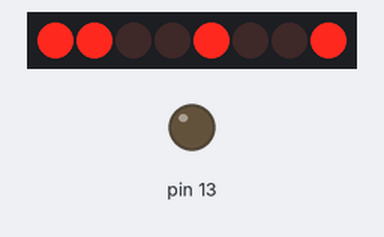
A sketch run on a simulated Arduino Uno, built with avr-gcc and run on an emulated ATmega328P. On the bench: 8 port-expander outputs drawn as a row of LEDs (first output left, lit = HIGH), output pins drawn as LEDs (lit = HIGH). Wiring (inferred from the names in the program): PCF8574 port expander at I2C address 0x3E. Wiring (inferred from the signals the program sends): row of LEDs: on Q0, Q1, Q2, Q3, Q4, Q5, Q6, Q7.

Above: at 0.1 s.
At 0.59 s:
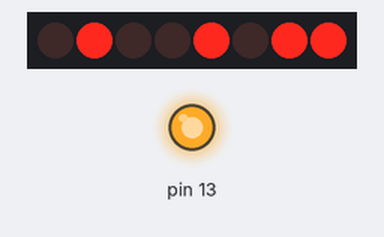
At 38.9 s:
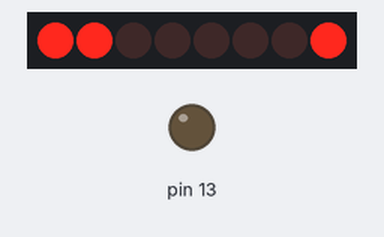
Timing chart, 0 to 40.0 s (numbered marks = the images above):
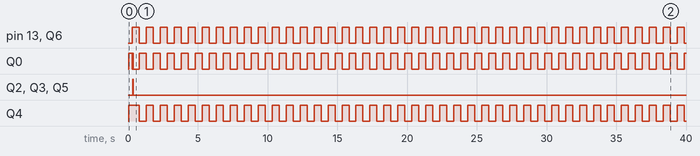

Measured:
- by itself, pin 13, Q4, Q6: alternates HIGH for 0.50 s and LOW for 0.50 s
- by itself, Q0: goes LOW 0.02 s, HIGH 0.04 s, 39 × (LOW 0.44 s, HIGH 0.50 s), LOW 0.50 s, then HIGH
- by itself, Q2, Q3, Q5: LOW → HIGH at 0.34 s, → LOW 0.04 s later

The sketch:

Arduino_SC1602_I2C.ino
```cpp
#include "LiquidCrystalI2C.h"
#include <Wire.h>

LiquidCrystalI2C lcd;

void setup()
{
  // put your setup code here, to run once:
  lcd.begin(16, 2);
  lcd.setCursor(0, 0);
  lcd.print("SimpleDriver");
  lcd.setCursor(0, 1);
  lcd.print(" Test 0123456789");

  pinMode(13, OUTPUT);
}

void loop()
{
  lcd.setCursor(5, 1);
  lcd.print("-");
  digitalWrite(13, HIGH);   // turn the LED on (HIGH is the voltage level)
  delay(500);               // wait for a second

  lcd.setCursor(5, 1);
  lcd.print("|");
  digitalWrite(13, LOW);    // turn the LED off by making the voltage LOW
  delay(500);               // wait for a second
}
```

LiquidCrystalI2C.cpp
```cpp
#include "LiquidCrystalI2C.h"

#include <stdio.h>
#include <string.h>
#include <inttypes.h>
#include "Arduino.h"

LiquidCrystalI2C::LiquidCrystalI2C()
{
}

void LiquidCrystalI2C::begin(uint8_t cols, uint8_t lines, uint8_t dotsize)
{
    Wire.begin();

    _displayfunction = LCD_8BITMODE | LCD_1LINE | dotsize | 0;
    if (lines > 1)
    {
        _displayfunction |= LCD_2LINE;
    }

    _displaycontrol = LCD_DISPLAYON | LCD_CURSOROFF | LCD_BLINKOFF;
    _displaymode = LCD_ENTRYLEFT | LCD_ENTRYSHIFTDECREMENT;
    _numlines = lines;

    setRowOffsets(0x00, 0x40, 0x00 + cols, 0x40 + cols);

    delay(50);

    command(LCD_FUNCTIONSET | _displayfunction);  // Function set

    command(LCD_FUNCTIONSET | _displayfunction | 0x01);  // Function set

    command(0x14);  // Internal OSC frequency

    command(0x70);  // Contrast set

    command(0x56);  // Power / ICON / Contrast control

    command(0x6C);  // Follower control
    delay(250);

    command(LCD_FUNCTIONSET | _displayfunction);  // Function set

    command(LCD_DISPLAYCONTROL | _displaycontrol);  // Display ON/OFF control

    clear();

    command(LCD_ENTRYMODESET | _displaymode);
}

void LiquidCrystalI2C::setRowOffsets(int row0, int row1, int row2, int row3)
{
    _row_offsets[0] = row0;
    _row_offsets[1] = row1;
    _row_offsets[2] = row2;
    _row_offsets[3] = row3;
}

/********** high level commands, for the user! */
void LiquidCrystalI2C::clear()
{
    command(LCD_CLEARDISPLAY);  // clear display, set cursor position to zero
    delayMicroseconds(2000);  // this command takes a long time!
}

void LiquidCrystalI2C::home()
{
    command(LCD_RETURNHOME);  // set cursor position to zero
    delayMicroseconds(2000);  // this command takes a long time!
}

void LiquidCrystalI2C::setCursor(uint8_t col, uint8_t row)
{
    const size_t max_lines = sizeof(_row_offsets) / sizeof(*_row_offsets);
    if ( row >= max_lines )
    {
        row = max_lines - 1;    // we count rows starting w/0
    }
    if ( row >= _numlines )
    {
        row = _numlines - 1;    // we count rows starting w/0
    }

    command(LCD_SETDDRAMADDR | (col + _row_offsets[row]));
}

// Turn the display on/off (quickly)
void LiquidCrystalI2C::noDisplay()
{
    _displaycontrol &= ~LCD_DISPLAYON;
    command(LCD_DISPLAYCONTROL | _displaycontrol);
}
void LiquidCrystalI2C::display()
{
    _displaycontrol |= LCD_DISPLAYON;
    command(LCD_DISPLAYCONTROL | _displaycontrol);
}

// Turns the underline cursor on/off
void LiquidCrystalI2C::noCursor()
{
    _displaycontrol &= ~LCD_CURSORON;
    command(LCD_DISPLAYCONTROL | _displaycontrol);
}
void LiquidCrystalI2C::cursor()
{
    _displaycontrol |= LCD_CURSORON;
    command(LCD_DISPLAYCONTROL | _displaycontrol);
}

// Turn on and off the blinking cursor
void LiquidCrystalI2C::noBlink()
{
    _displaycontrol &= ~LCD_BLINKON;
    command(LCD_DISPLAYCONTROL | _displaycontrol);
}
void LiquidCrystalI2C::blink()
{
    _displaycontrol |= LCD_BLINKON;
    command(LCD_DISPLAYCONTROL | _displaycontrol);
}

// These commands scroll the display without changing the RAM
void LiquidCrystalI2C::scrollDisplayLeft(void)
{
    command(LCD_CURSORSHIFT | LCD_DISPLAYMOVE | LCD_MOVELEFT);
}
void LiquidCrystalI2C::scrollDisplayRight(void)
{
    command(LCD_CURSORSHIFT | LCD_DISPLAYMOVE | LCD_MOVERIGHT);
}

// This is for text that flows Left to Right
void LiquidCrystalI2C::leftToRight(void)
{
    _displaymode |= LCD_ENTRYLEFT;
    command(LCD_ENTRYMODESET | _displaymode);
}

// This is for text that flows Right to Left
void LiquidCrystalI2C::rightToLeft(void)
{
    _displaymode &= ~LCD_ENTRYLEFT;
    command(LCD_ENTRYMODESET | _displaymode);
}

// This will 'right justify' text from the cursor
void LiquidCrystalI2C::autoscroll(void)
{
    _displaymode |= LCD_ENTRYSHIFTINCREMENT;
    command(LCD_ENTRYMODESET | _displaymode);
}

// This will 'left justify' text from the cursor
void LiquidCrystalI2C::noAutoscroll(void)
{
    _displaymode &= ~LCD_ENTRYSHIFTINCREMENT;
    command(LCD_ENTRYMODESET | _displaymode);
}

// Allows us to fill the first 8 CGRAM locations with custom characters
void LiquidCrystalI2C::createChar(uint8_t location, uint8_t charmap[])
{
    location &= 0x7; // we only have 8 locations 0-7
    command(LCD_SETCGRAMADDR | (location << 3));
    for (int i=0; i<8; i++)
    {
        write(charmap[i]);
    }
}

/*********** mid level commands, for sending data/cmds */

inline void LiquidCrystalI2C::command(uint8_t value)
{
    send(value, LOW);
}

inline size_t LiquidCrystalI2C::write(uint8_t value)
{
    send(value, HIGH);
    return 1; // assume sucess
}

/************ low level data pushing commands **********/

// write either command or data, with automatic 4/8-bit selection
void LiquidCrystalI2C::send(uint8_t value, uint8_t mode)
{
    Wire.beginTransmission(0x7C>>1);
    if( mode == LOW )
    {
        Wire.write( 0x00 );
    }
    else
    {
        Wire.write( 0xC0 );
    }
    Wire.write( value );
    Wire.endTransmission();
    delayMicroseconds(50);
}
```

LiquidCrystalI2C.h
```cpp
#ifndef LiquidCrystalI2C_h
#define LiquidCrystalI2C_h

#include <inttypes.h>
#include "Print.h"
#include "Wire.h"

// commands
#define LCD_CLEARDISPLAY 0x01
#define LCD_RETURNHOME 0x02
#define LCD_ENTRYMODESET 0x04
#define LCD_DISPLAYCONTROL 0x08
#define LCD_CURSORSHIFT 0x10
#define LCD_FUNCTIONSET 0x20
#define LCD_SETCGRAMADDR 0x40
#define LCD_SETDDRAMADDR 0x80

// flags for display entry mode
#define LCD_ENTRYRIGHT 0x00
#define LCD_ENTRYLEFT 0x02
#define LCD_ENTRYSHIFTINCREMENT 0x01
#define LCD_ENTRYSHIFTDECREMENT 0x00

// flags for display on/off control
#define LCD_DISPLAYON 0x04
#define LCD_DISPLAYOFF 0x00
#define LCD_CURSORON 0x02
#define LCD_CURSOROFF 0x00
#define LCD_BLINKON 0x01
#define LCD_BLINKOFF 0x00

// flags for display/cursor shift
#define LCD_DISPLAYMOVE 0x08
#define LCD_CURSORMOVE 0x00
#define LCD_MOVERIGHT 0x04
#define LCD_MOVELEFT 0x00

// flags for function set
#define LCD_8BITMODE 0x10
#define LCD_4BITMODE 0x00
#define LCD_2LINE 0x08
#define LCD_1LINE 0x00
#define LCD_5x10DOTS 0x04
#define LCD_5x8DOTS 0x00

class LiquidCrystalI2C : public Print {
public:
  LiquidCrystalI2C();

  void begin(uint8_t cols, uint8_t lines, uint8_t dotsize = LCD_5x8DOTS);

  void clear();
  void home();

  void noDisplay();
  void display();
  void noBlink();
  void blink();
  void noCursor();
  void cursor();
  void scrollDisplayLeft();
  void scrollDisplayRight();
  void leftToRight();
  void rightToLeft();
  void autoscroll();
  void noAutoscroll();

  void setRowOffsets(int row1, int row2, int row3, int row4);
  void createChar(uint8_t, uint8_t[]);
  void setCursor(uint8_t, uint8_t);
  virtual size_t write(uint8_t);
  void command(uint8_t);

  using Print::write;
private:
  void send(uint8_t, uint8_t);

  uint8_t _displayfunction;
  uint8_t _displaycontrol;
  uint8_t _displaymode;

  uint8_t _numlines;
  uint8_t _row_offsets[4];
};

#endif
```
